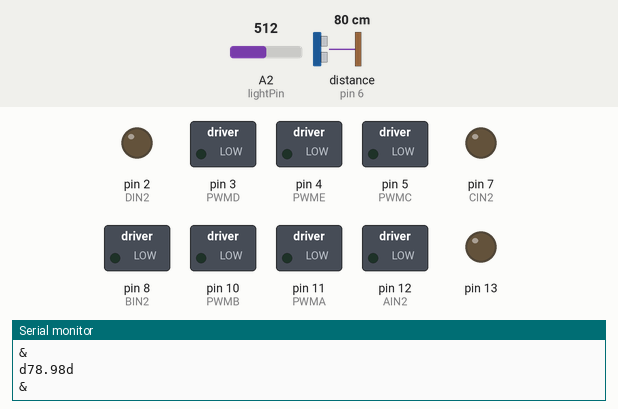
A sketch run on a simulated Arduino Uno, built with avr-gcc and run on an emulated ATmega328P. On the bench: switched loads named in the sketch (green lamp = pin HIGH), output pins drawn as LEDs (lit = HIGH), the last lines printed to the serial monitor. Wiring (inferred from the names in the program): ultrasonic range finder: trigger pin 9; echo pin 6. The test bench sets the inputs (shaded band); at power-on: distance to the obstacle (sensor on pin 6) 80 cm, A2 (lightPin) = 512. The echo pulse lasts 58.3 µs per cm; pins used as bus, display or sensor lines are not drawn.

Above: at 1.2 s.
1.3 s: distance to the obstacle (sensor on pin 6) set to 2 cm
2.8 s: A2 (lightPin) set to 112
5.8 s: A2 (lightPin) set to 96
At 7.0 s:
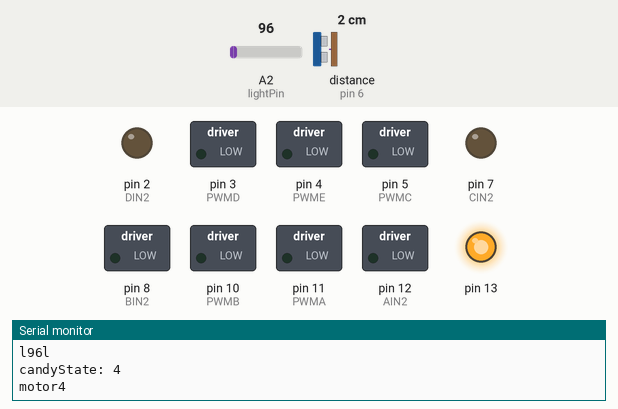
At 11.1 s:
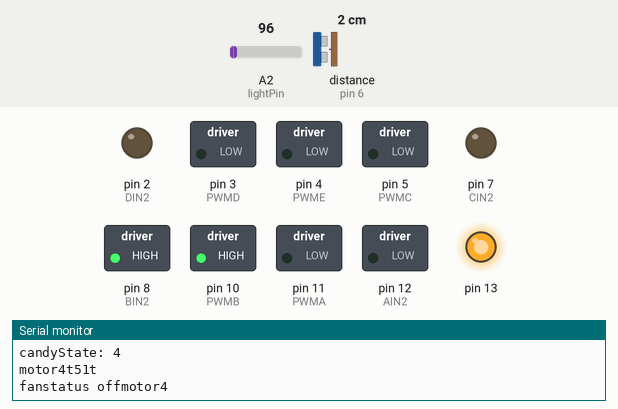
Timing chart, 0 to 12.7 s (numbered marks = the images above; inputs shaded):
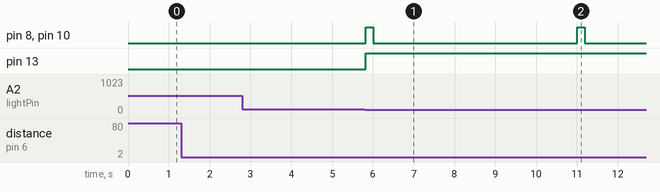

Measured:
- the behaviour switches between 101 and 100 on A2 (lightPin) (found by bisection; images 0 and 1)
- after the input at 5.8 s, pin 8 (BIN2), pin 10 (PWMB): alternates HIGH for 0.18 s and LOW for 5.0 s, starting at once; pin 13: LOW → HIGH at once

The sketch:

ByteBot_Arduino.ino
```cpp
#include <SoftwareSerial.h>

//Miscalleneous Values
int pinTemp = A0;
const int trigPin = 9;
const int echoPin = 6;
int motorSpeed = 0;       //starting speed for the motor
float duration, distance;
bool start = false;
bool lghtOn = 0;
int fantime;

//light sensor connected to analog pin a2 //****EDITED NEW

//candy vals
int state = 0;
int lightPin = A2;

const int EIN2 = 1;
const int PWME = 4;

const int AIN2 = 12;          //control pin 2 on the motor driver for the right motor
const int PWMA = 11;          //speed control pin on the motor driver for the right motor
const int BIN2 = 8;           //control pin 2 on the motor driver for the right motor
const int PWMB = 10;          //speed control pin on the motor driver for the right motor

const int CIN2 = 7;           //control pin 2 on the motor driver for the right motor
const int PWMC = 5;           //speed control pin on the motor driver for the right motor
const int DIN2 = 2;           //control pin 2 on the motor driver for the right motor
const int PWMD = 3;           //speed control pin on the motor driver for the right motor

void setup() {
  setupDistSensor();
  setupMotor();
  pinMode(13, OUTPUT);
  Serial.begin(9600); //no need to set up light sensor, on analog pin
}

void loop() {
  startapp();
  systemsgo();
  Serial.print("&");
  Serial.println();
  delay (10);
 }

 void startapp(){
  if (start == false){
      distSense();
      delay(10);
      digitalWrite(13, LOW);
    if (distance < 5){
      start = true;
    }
  }
}

void systemsgo(){
   if (start == true){
     light();
     Serial.print("candyState: ");
     Serial.println(state);
     if (state == 1) {
      for (int i = 0; i < 4; i++){
         // motor1;
         Serial.print("motor1");
         digitalWrite(13, HIGH);
         UseAMotor(1);
         temp();
         resetProgram();
        }
     }
      else if(state == 2){
        for (int i = 0; i < 4; i++){
         // motor2;
         Serial.print("motor2");
         digitalWrite(13, HIGH);
         UseAMotor(2);
         temp();
         resetProgram();
        }
      }
      else if(state == 3){
        for (int i = 0; i < 4; i++){
         // motor3;
         Serial.print("motor3");
         digitalWrite(13, HIGH);
         UseAMotor(3);
         temp();
         resetProgram();
        }
      }
      else if (state == 4){
        for (int i = 0; i < 4; i++){
        //  motor4;
        Serial.print("motor4");
        digitalWrite(13, HIGH);
        UseAMotor(4);
        temp();
        resetProgram();
        }
      }
  }
}

void resetProgram() {
  start = false;
  state = 0;
}


void temp(){
  int temp = analogRead(pinTemp);    //Read the analog pin
 // temp = temp * 0.01828125;   // convert output (mv) to readable celcius**USE RAW VALUES INSTEAD, DECIMALS DONT DETECT CHANGES
  Serial.print("t");
  Serial.print(temp);
  Serial.print("t");
  Serial.println();

  //check if threshold met
  if (temp>=350) { //859 + overheating **EDIT THIS LINE AND THE ONE BELOW IT DEPENDING ON CURRENT AMBIENT TEMPERATURE
    fanStatus(1);
  }
  if (temp<= 340) {
    fanStatus(2);
  }
}


void light() {
  int lightVal = analogRead(lightPin); //returns value from the lightSensor in range from 0-1023** check when you put this line
  Serial.print("l");
  Serial.print(lightVal);
  Serial.print("l");
  Serial.println();

  //assign thresholds of light brightness to a certain candy

  if (state == 0) { //CHECK THIS LINE, CHECKS ONLY IF ALL CANDY STILL FALSE, HASNT DETECTED ONE YET
      if (lightVal >= 17 && lightVal<= 33) {
      //candy1 = true; EDIGT THIS AGAIN LATER
        state = 1;
      }

      else if (lightVal>= 34 && lightVal<= 40) {
      //  candy2= true; REPLACE WITH LINE 162 LATER
        state = 2;
      }

      else if (lightVal>= 41 && lightVal <= 51) {
        state = 3;
      }
      else if (lightVal >= 53 && lightVal <= 100) {
        state = 4;
      }
  }
}

void distSense(){
  digitalWrite(trigPin, LOW);
  delayMicroseconds(2);
  digitalWrite(trigPin, HIGH);
  delayMicroseconds(10);
  digitalWrite(trigPin, LOW);
  duration = pulseIn(echoPin, HIGH);
  distance = duration * 0.034 / 2;
  Serial.print("d");
  Serial.print(distance);
  Serial.print("d");
  Serial.println();
}

void setupMotor() {
  //set the motor contro pins as outputs
  pinMode(EIN2, OUTPUT); //fan
  pinMode(PWME, OUTPUT);

  pinMode(AIN2, OUTPUT);
  pinMode(PWMA, OUTPUT);
  pinMode(BIN2, OUTPUT);
  pinMode(PWMB, OUTPUT);

  pinMode(CIN2, OUTPUT);
  pinMode(PWMC, OUTPUT);
  pinMode(DIN2, OUTPUT);
  pinMode(PWMD, OUTPUT);
}

void setupDistSensor(){
  pinMode(trigPin, OUTPUT);
  pinMode(echoPin, INPUT);
}

// New Motors
int UseAMotor(int x){
  if (x == 3){
    digitalWrite(AIN2, HIGH);                          //set pin 2 to low
    analogWrite(PWMA, 255);               //now that the motor direction is set, drive it at max speed
    delay(180);
    digitalWrite(AIN2, LOW);                          //set pin 2 to low
    analogWrite(PWMA, 0);
    delay(5000);
  }
  if (x == 4){
    digitalWrite(BIN2, HIGH);                          //set pin 2 to low
    analogWrite(PWMB, 255);               //now that the motor direction is set, drive it at max speed
    delay(180);
    digitalWrite(BIN2, LOW);                          //set pin 2 to low
    analogWrite(PWMB, 0);
    delay(5000);
  }
  if (x == 2){
    digitalWrite(CIN2, HIGH);                          //set pin 2 to low
    analogWrite(PWMC, 255);               //now that the motor direction is set, drive it at max speed
    delay(180);
    digitalWrite(CIN2, LOW);                          //set pin 2 to low
    analogWrite(PWMC, 0);
    delay(5000);
  }
  if (x == 1){
    digitalWrite(DIN2, HIGH);                          //set pin 2 to low
    analogWrite(PWMD, 255);               //now that the motor direction is set, drive it at max speed
    delay(180);
    digitalWrite(DIN2, LOW);                          //set pin 2 to low
    analogWrite(PWMD, 0);
    delay(5000);
  }
}

int fanStatus(int x){
  if (x == 1){
    Serial.print("fanstatus on");
    digitalWrite(EIN2, HIGH);                         //set pin 2 to high
    digitalWrite(PWME, HIGH);               //now that the motor direction is set, drive it at max speed
  }
  if (x == 2){
    Serial.print("fanstatus off");
    digitalWrite(EIN2, LOW);                         //set pin 2 to high
    digitalWrite(PWME, LOW);               //now that the motor direction is set, drive it at max speed
  }
}
```
